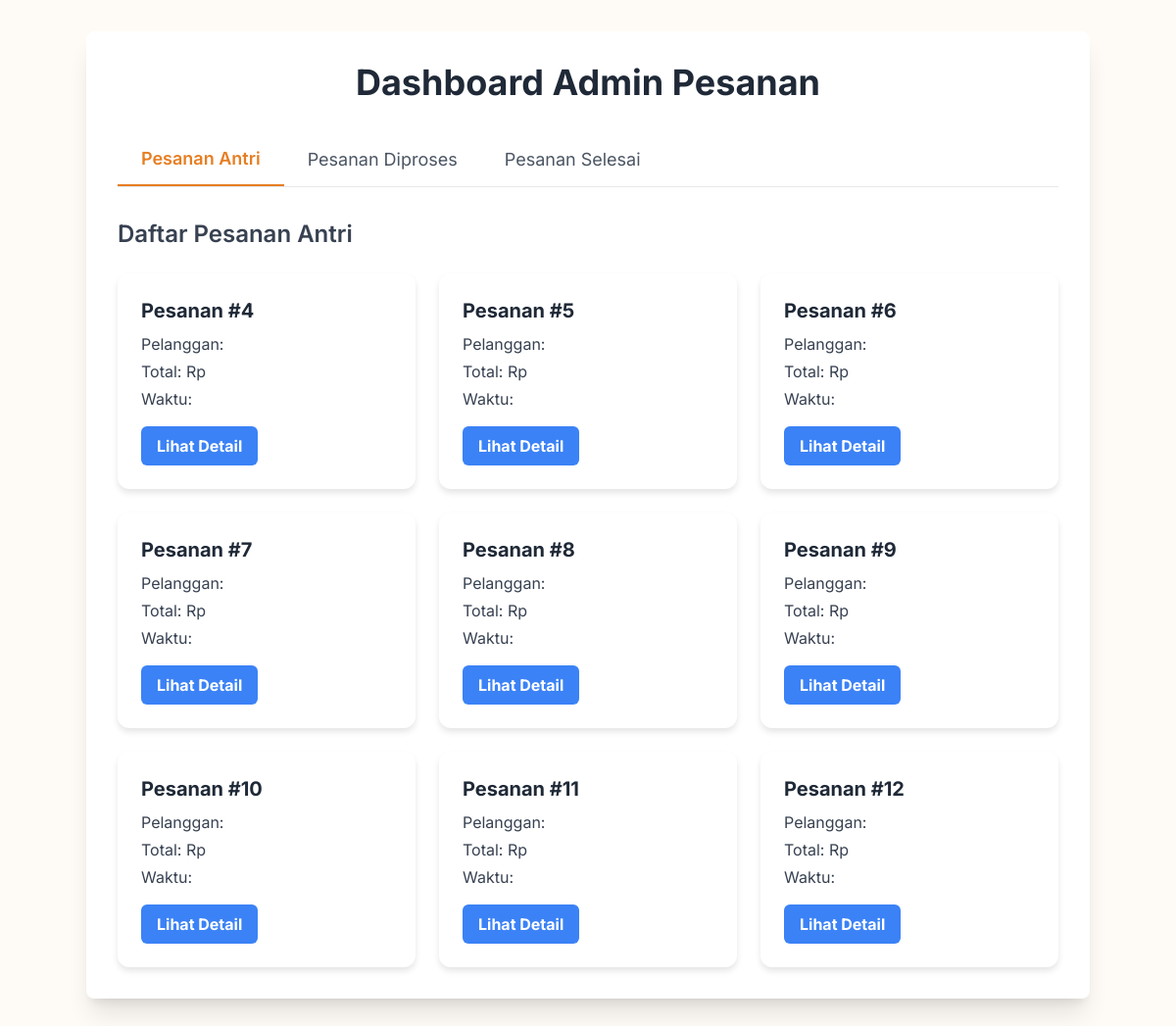
Page /dashboard/ on the earlier database version.
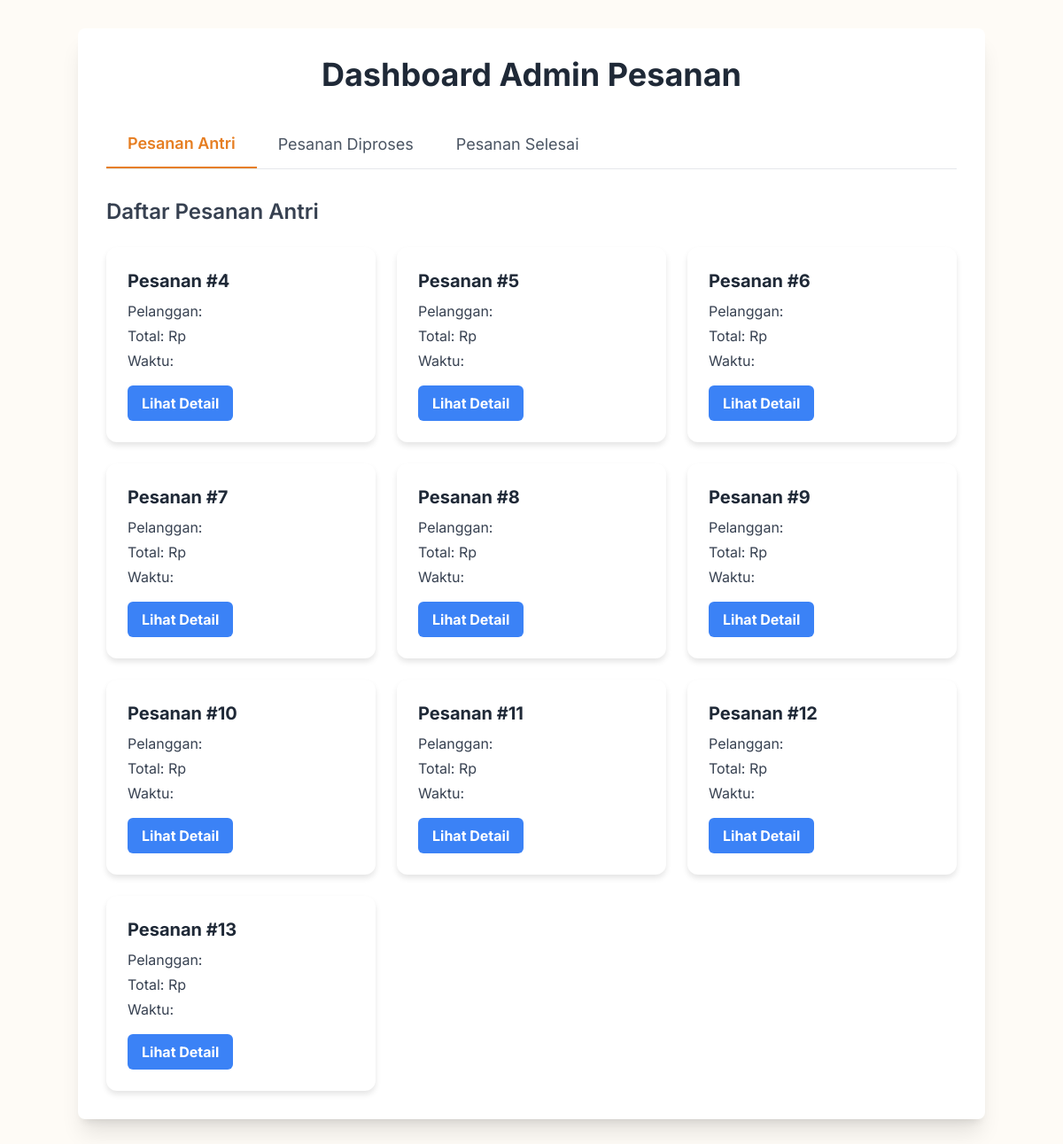
Same page on the later database version.
### kafe_id/models.py (models this page shows)
class Pesanan(models.Model):
    STATUS_CHOICES = [
        ('antri', 'Antri'),
        ('proses', 'Proses'),
        ('selesai', 'Selesai'),
    ]
    user = models.ForeignKey(User, on_delete=models.CASCADE)
    meja = models.ForeignKey(Meja, on_delete=models.CASCADE)
    status = models.CharField(max_length=10, choices=STATUS_CHOICES, default='antri')
    waktu = models.DateTimeField(auto_now_add=True)

### kafe_id/views.py (the view)
# urls.py: path('dashboard/', Dashboard_admin, name='dashboard_admin'),
def Dashboard_admin(request):
    print('Pesanan baru: test pesanan')
    pesanan_antri = Pesanan.objects.filter(status='antri')
    pesanan_diproses = Pesanan.objects.filter(status='proses')
    pesanan_selesai = Pesanan.objects.filter(status='selesai')
    context = {
        'pesanan_antri': pesanan_antri,
        'pesanan_diproses': pesanan_diproses,
        'pesanan_selesai': pesanan_selesai,
    }
    return render(request, 'kafe/dashboard.html', context)

### kafe_id/templates/kafe/dashboard.html (shortened to what this page needs)
{% extends 'base.html' %}
{% block content %}
    <div class="max-w-6xl mx-auto bg-white rounded-lg shadow-xl p-8 my-8">
        <h1 class="text-4xl font-bold text-gray-800 mb-8 text-center">Dashboard Admin Pesanan</h1>
        <div class="mb-8">
            <div class="flex border-b border-gray-200">
                <button class="tab-button px-6 py-3 text-lg text-gray-600 hover:text-orange-500 active" onclick="openTab(event, 'antri')">Pesanan Antri</button>
                <button class="tab-button px-6 py-3 text-lg text-gray-600 hover:text-orange-500" onclick="openTab(event, 'diproses')">Pesanan Diproses</button>
                <button class="tab-button px-6 py-3 text-lg text-gray-600 hover:text-orange-500" onclick="openTab(event, 'selesai')">Pesanan Selesai</button>
            </div>
        </div>
        <div id="antri" class="tab-content active">
            <h2 class="text-2xl font-semibold text-gray-700 mb-6">Daftar Pesanan Antri</h2>
            {% if pesanan_antri %}
                <div class="grid grid-cols-1 md:grid-cols-2 lg:grid-cols-3 gap-6">
                    {% for pesanan in pesanan_antri %}
                        <div class="card">
                            <h3 class="text-xl font-bold text-gray-800 mb-2">Pesanan #{{ pesanan.id }}</h3>
                            <p class="text-gray-700 mb-1">Pelanggan: {{ pesanan.nama_pelanggan }}</p>
                            <p class="text-gray-700 mb-1">Total: Rp {{ pesanan.total|floatformat:0 }}</p>
                            <p class="text-gray-700 mb-4">Waktu: {{ pesanan.waktu_pesan|date:"H:i, d M Y" }}</p>
                            <button class="bg-blue-500 hover:bg-blue-600 text-white font-bold py-2 px-4 rounded-md">Lihat Detail</button>
                        </div>
                    {% endfor %}
                </div>
            {% else %}
                <p class="text-gray-600 text-center">Tidak ada pesanan yang mengantri saat ini.</p>
            {% endif %}
        </div>
    </div>
{% endblock content %}

Differences in the rows shown:
added Pesanan: id "13"
